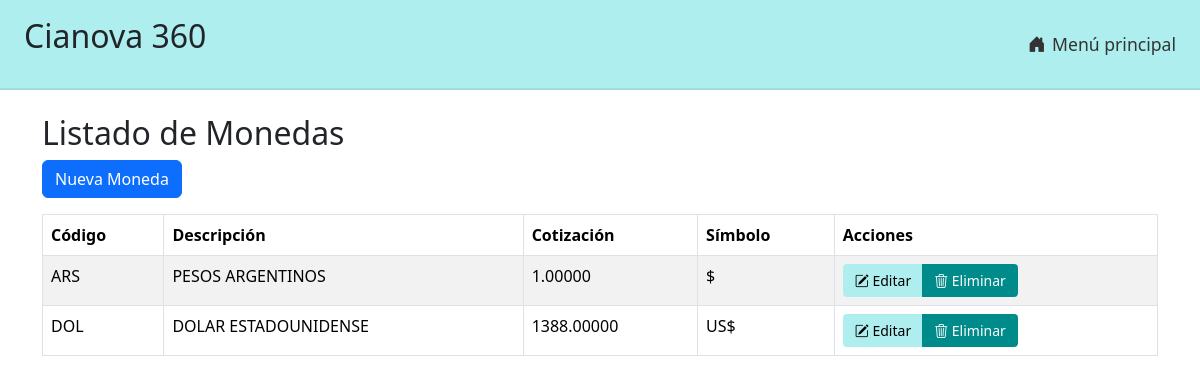
The page /monedas/ on the database its author committed.
### monedas/models.py (models this page shows, shortened)
class Moneda(models.Model):
    codmoneda = models.CharField(max_length=3, primary_key=True)
    descrip = models.CharField(max_length=30)
    cotiz = models.DecimalField(max_digits=15, decimal_places=5)
    signoc = models.CharField(max_length=3)

### monedas/views.py (the view)
# urls.py: path("", views.listado_monedas, name="listar_monedas"),
def listado_monedas(request):
    monedas = Moneda.objects.all().order_by("codmoneda")
    return render(request, "monedas/listado.html", {
        "monedas": monedas,
        "titulo": "Listado de Monedas",
    })

### monedas/templates/monedas/listado.html (shortened to what this page needs)
{% extends "base.html" %}
{% load static %}
{% block content %}
<h2>{{ titulo }}</h2>
<a href="{% url 'alta_moneda' %}" class="btn btn-primary mb-3">
   Nueva Moneda
</a>
<table class="table table-striped table-bordered">
  <thead class="table-header-cianova">
    <tr>
      <th>Código</th>
      <th>Descripción</th>
      <th>Cotización</th>
      <th>Símbolo</th>
      <th>Acciones</th>
    </tr>
  </thead>
  <tbody>
    {% for moneda in monedas %}
    <tr>
      <td>{{ moneda.codmoneda }}</td>
      <td>{{ moneda.descrip }}</td>
      <td>{{ moneda.cotiz }}</td>
      <td>{{ moneda.signoc }}</td>
	  <td>
      <div class="btn-group" role="group">
        <a href="{% url 'editar_moneda' moneda.codmoneda %}" class="btn btn-sm btn-institucional">
		  <i class="bi bi-pencil-square"></i> Editar
        </a>
        <a href="{% url 'eliminar_moneda' moneda.codmoneda %}"
			class="btn btn-sm btn-institucional-danger"
			onclick="return confirm('¿Está seguro que desea eliminar la moneda {{ moneda.descrip }}?');">
			<i class="bi bi-trash3"></i> Eliminar
		</a>
		</div>
    </td>
	</tr>
    {% empty %}
    <tr>
      <td colspan="5">No hay monedas registradas.</td>
    </tr>
    {% endfor %}
  </tbody>
</table>
{% endblock %}

### static/css/cianova.css (style rules this page uses)
.btn-institucional { background-color: rgb(175, 238, 238) !important; color: #000 !important; border: none; font-weight: 500; padding: 6px 12px; border-radius: 4px; }
.btn-institucional-danger { background-color: #008B8B !important; color: #fff !important; border: none; font-weight: 500; padding: 6px 12px; border-radius: 4px; }

### rows shown on the page
Moneda: codmoneda "ARS", descrip "PESOS ARGENTINOS", cotiz "1.00000", signoc "$"
Moneda: codmoneda "DOL", descrip "DOLAR ESTADOUNIDENSE", cotiz "1388.00000", signoc "US$"

### other values the page prints
{{ titulo }} "Listado de Monedas"
